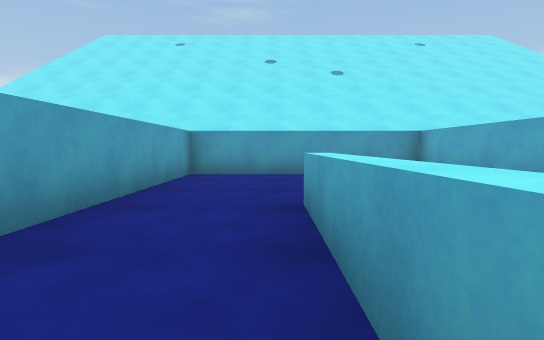
View 1 (above)

16 first-person views from a walk through a Unity game level. The camera is 0.62 m above the floor, tilts 4° down and sees 80° across. The floor is counted in squares, 1 m on a side. Each view is taken from the middle of a square. On the plan, view 1 faces up. The plan holds only what a view shows up to about 10 squares ahead; the rest is blank. The place goes on beyond the plan. The player character is not drawn.

View 2
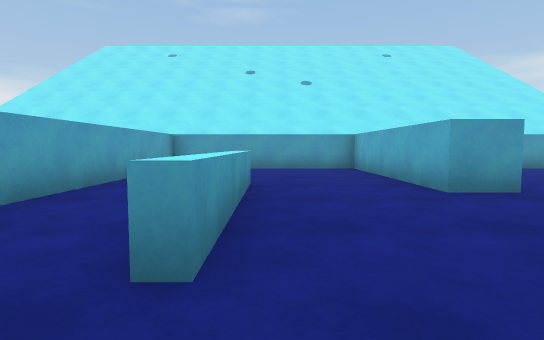

View 3
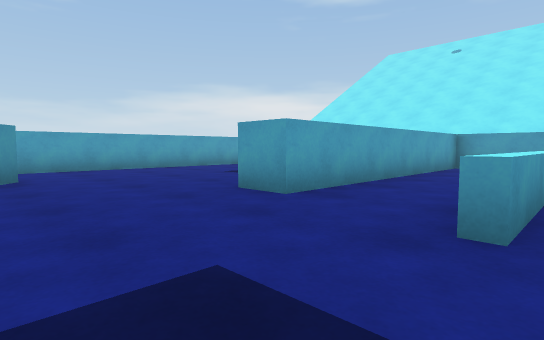

View 4
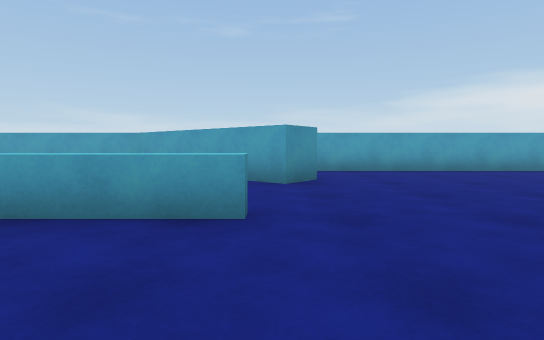

View 5
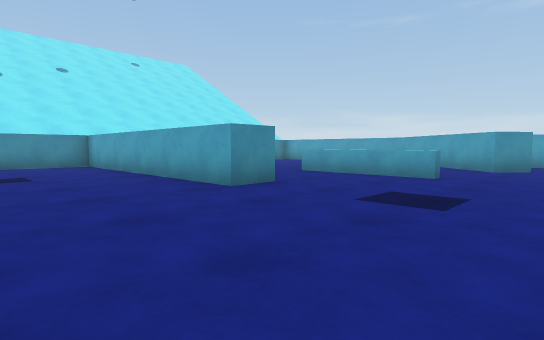

View 6
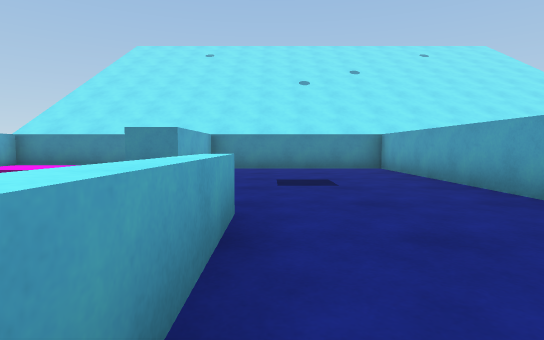

View 7
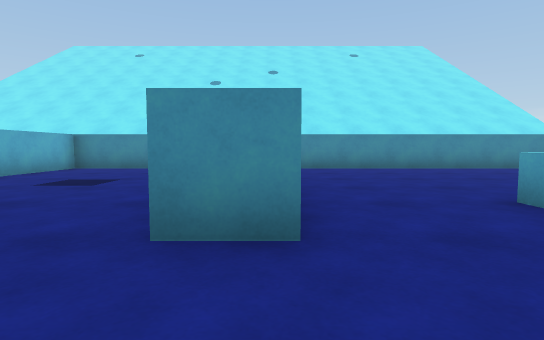

View 8
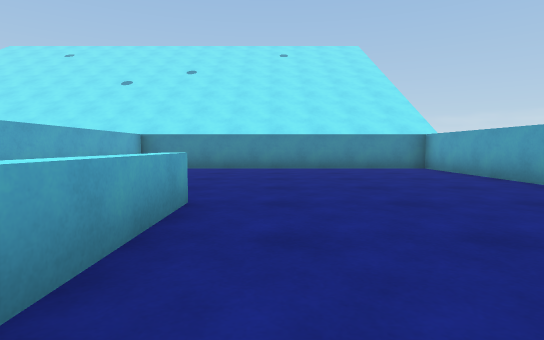

View 9
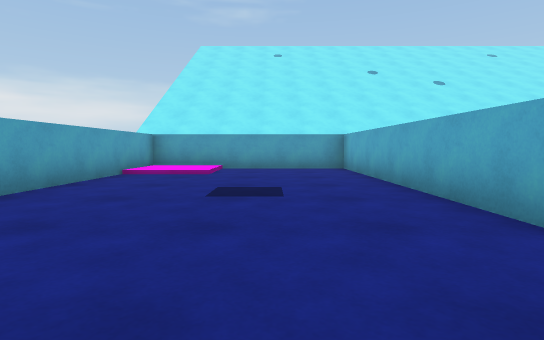

View 10
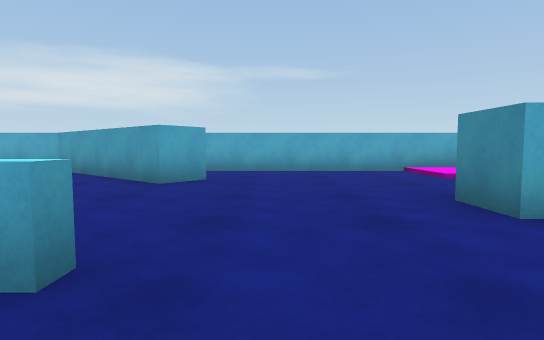

View 11
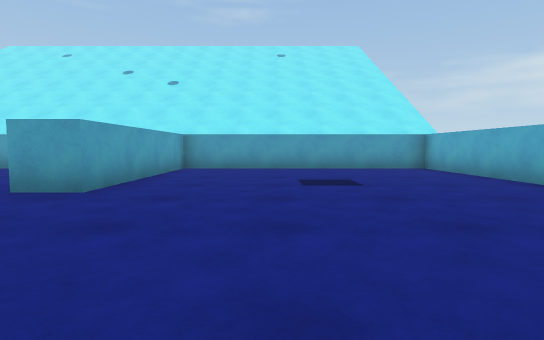

View 12
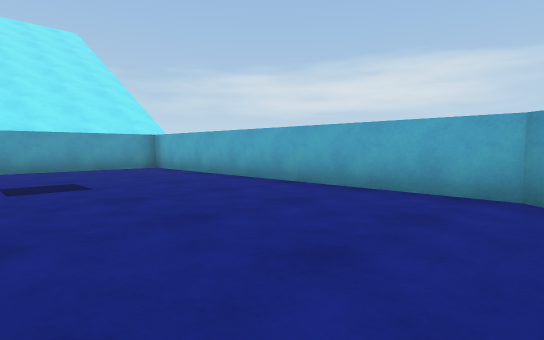

View 13
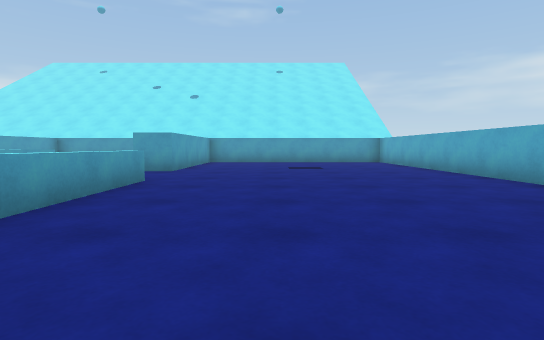

View 14
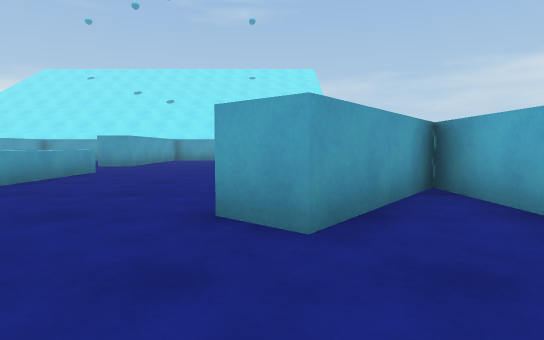

View 15
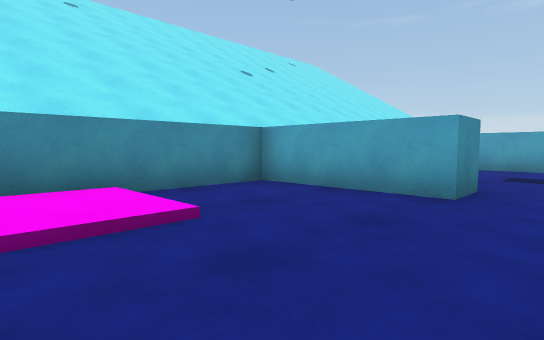

View 16
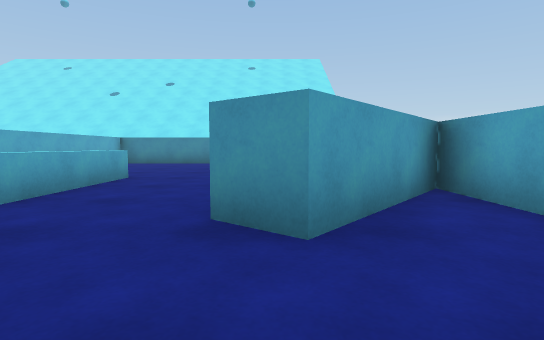

### Floor plan
Points are (right, up) in squares from view 1. A wall is a line through its corners. A room is listed if a view was taken in it or the views show most of it. See-through windows are left out.
Room 1 (view 1)
walls: (0.6, 3.5) (0.6, 2.5); (3.4, 2.4) (3.4, 7.5) (-1.9, 7.5) (-1.9, 0.2); (0.3, 0.4) (0.3, 3.6)
ways out: opening at (-0.5, 0.5) to room 2; opening at (2.5, 3) to room 2
Room 2 (views 2, 3, 4, 5, 6, 7, 8, 9, 10, 11, 12, 13, 14, 15, 16)
walls: (-0.2, -5.1) (0.8, -5.1) (0.8, -12.5) (5.8, -12.5) (5.8, -9.2) (6.8, -9.2) (6.8, -12.5) (11.5, -12.5) (11.5, -3) (9.3, -5.7) (8.5, -5.1) (11.5, -1.4) (11.5, 7.5) (4.4, 7.5) (4.4, 2.4) (3.4, 2.4); (4.6, 0.1) (4.6, -3.2); (4.8, -6) (4.3, -6) (4.3, -3.4); (-2.8, -3.1) (-2.8, -6.8); (-1.9, 0.2) (-3.1, 0.2) (-3.1, 7.5) (-8.5, 7.5) (-8.5, -4.9) (-6.2, -2.1) (-5.5, -2.8) (-8.5, -6.4) (-8.5, -12.5) (-0.2, -12.5) (-0.2, -6.9); (0.6, 2.5) (0.6, -0.5) (0.2, -0.5); (-3.1, -6.6) (-3.1, -3.4)
ways out: opening at (-0.5, 0.5) to room 1; opening at (2.5, 3) to room 1

Positions as (right, up) in squares from view 1, and headings:
1: (0, 0), facing up
2: (1, -2), facing up
3: (1, -3), facing up-left
4: (0, -3), facing left
5: (4, -1), facing down-left
6: (4, -3), facing down
7: (0, -3), facing down
8: (-4, -3), facing down
9: (-5, -2), facing up
10: (3, -7), facing right
11: (7, -2), facing up
12: (7, -2), facing up-right
13: (7, -6), facing up
14: (9, -8), facing up
15: (11, -8), facing down-left
16: (-6, 0), facing down
